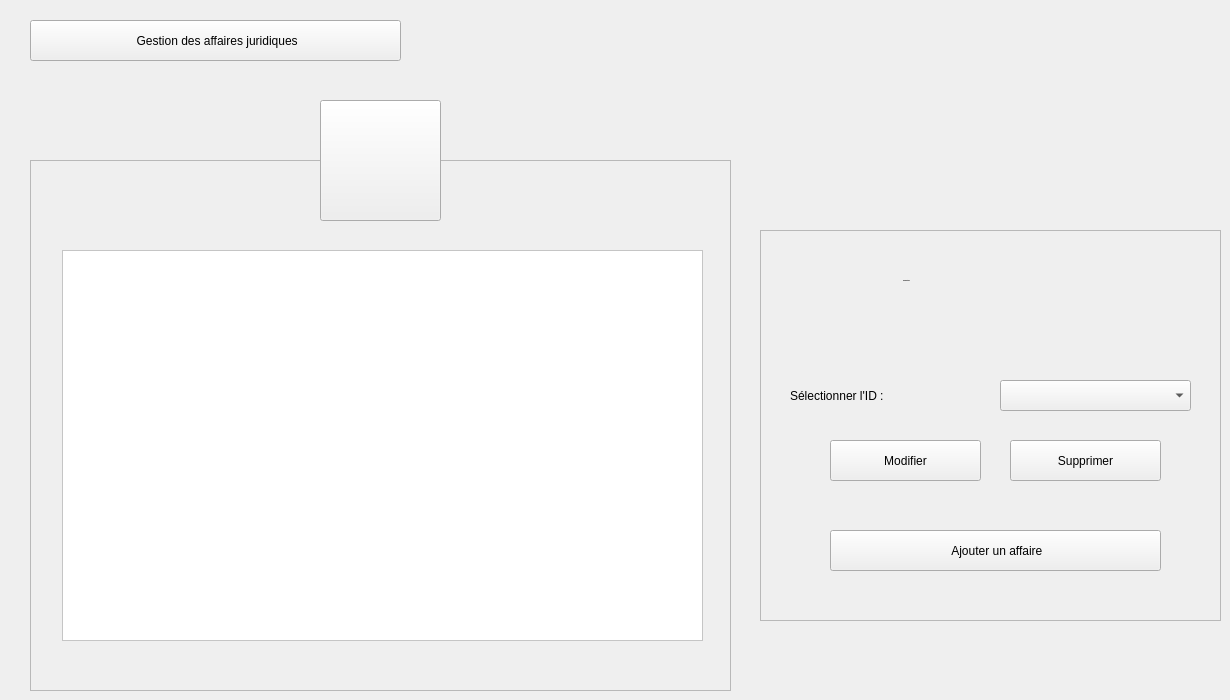
    <widget class="QWidget" name="Affaires">
     <widget class="QFrame" name="frame_6">
      <property name="geometry">
       <rect>
        <x>30</x>
        <y>160</y>
        <width>701</width>
        <height>531</height>
       </rect>
      </property>
      <property name="styleSheet">
       <string notr="true"/>
      </property>
      <property name="frameShape">
       <enum>QFrame::StyledPanel</enum>
      </property>
      <property name="frameShadow">
       <enum>QFrame::Raised</enum>
      </property>
      <widget class="QTableView" name="T_Affaire">
       <property name="geometry">
        <rect>
         <x>32</x>
         <y>90</y>
         <width>641</width>
         <height>391</height>
        </rect>
       </property>
       <property name="styleSheet">
        <string notr="true">background: white;</string>
       </property>
      </widget>
     </widget>
     <widget class="QToolButton" name="toolButton_7">
      <property name="geometry">
       <rect>
        <x>320</x>
        <y>100</y>
        <width>121</width>
        <height>121</height>
       </rect>
      </property>
      <property name="text">
       <string/>
      </property>
      <property name="icon">
       <iconset resource="Recources.qrc">
        <normaloff>:/Recources/Images/gavel.png</normaloff>:/Recources/Images/gavel.png</iconset>
      </property>
      <property name="iconSize">
       <size>
        <width>64</width>
        <height>64</height>
       </size>
      </property>
     </widget>
     <widget class="QPushButton" name="B_BackToGestions_2">
      <property name="geometry">
       <rect>
        <x>30</x>
        <y>20</y>
        <width>371</width>
        <height>41</height>
       </rect>
      </property>
      <property name="text">
       <string> Gestion des affaires juridiques</string>
      </property>
      <property name="icon">
       <iconset resource="Recources.qrc">
        <normaloff>:/Recources/Images/back-arrow.png</normaloff>:/Recources/Images/back-arrow.png</iconset>
      </property>
     </widget>
     <widget class="QFrame" name="frame_7">
      <property name="geometry">
       <rect>
        <x>760</x>
        <y>230</y>
        <width>461</width>
        <height>391</height>
       </rect>
      </property>
      <property name="styleSheet">
       <string notr="true"/>
      </property>
      <property name="frameShape">
       <enum>QFrame::StyledPanel</enum>
      </property>
      <property name="frameShadow">
       <enum>QFrame::Raised</enum>
      </property>
      <widget class="QLabel" name="L_ConfigAffaire">
       <property name="geometry">
        <rect>
         <x>143</x>
         <y>20</y>
         <width>171</width>
         <height>61</height>
        </rect>
       </property>
       <property name="font">
        <font>
         <family>century gothic</family>
         <pointsize>-1</pointsize>
         <weight>75</weight>
         <bold>true</bold>
        </font>
       </property>
       <property name="styleSheet">
        <string notr="true">background: transparent;</string>
       </property>
       <property name="text">
        <string>Configuration</string>
       </property>
      </widget>
      <widget class="QLabel" name="L_IDAffaire">
       <property name="geometry">
        <rect>
         <x>30</x>
         <y>150</y>
         <width>191</width>
         <height>31</height>
        </rect>
       </property>
       <property name="styleSheet">
        <string notr="true">background: transparent;</string>
       </property>
       <property name="text">
        <string>Sélectionner l'ID :</string>
       </property>
      </widget>
      <widget class="QPushButton" name="B_AjouterAffaire">
       <property name="geometry">
        <rect>
         <x>70</x>
         <y>300</y>
         <width>331</width>
         <height>41</height>
        </rect>
       </property>
       <property name="text">
        <string> Ajouter un affaire</string>
       </property>
       <property name="icon">
        <iconset resource="Recources.qrc">
         <normaloff>:/Recources/Images/add.png</normaloff>:/Recources/Images/add.png</iconset>
       </property>
      </widget>
      <widget class="QComboBox" name="CB_IDAffaire">
       <property name="geometry">
        <rect>
         <x>240</x>
         <y>150</y>
         <width>191</width>
         <height>31</height>
        </rect>
       </property>
       <property name="styleSheet">
        <string notr="true"/>
       </property>
      </widget>
      <widget class="QPushButton" name="B_ModifierAffaire">
       <property name="geometry">
        <rect>
         <x>70</x>
         <y>210</y>
         <width>151</width>
         <height>41</height>
        </rect>
       </property>
       <property name="text">
        <string>Modifier</string>
       </property>
       <property name="icon">
        <iconset resource="Recources.qrc">
         <normaloff>:/Recources/Images/edit.png</normaloff>:/Recources/Images/edit.png</iconset>
       </property>
       <property name="iconSize">
        <size>
         <width>23</width>
         <height>23</height>
        </size>
       </property>
      </widget>
      <widget class="QPushButton" name="B_SupprimerAffaire">
       <property name="geometry">
        <rect>
         <x>250</x>
         <y>210</y>
         <width>151</width>
         <height>41</height>
        </rect>
       </property>
       <property name="text">
        <string>Supprimer</string>
       </property>
       <property name="icon">
        <iconset resource="Recources.qrc">
         <normaloff>:/Recources/Images/trash.png</normaloff>:/Recources/Images/trash.png</iconset>
       </property>
       <property name="iconSize">
        <size>
         <width>23</width>
         <height>23</height>
        </size>
       </property>
      </widget>
     </widget>
    </widget>
